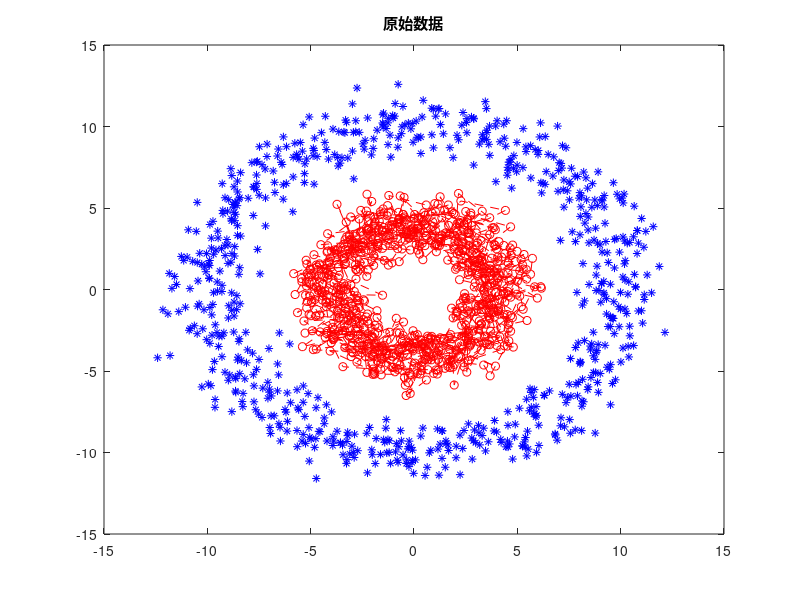
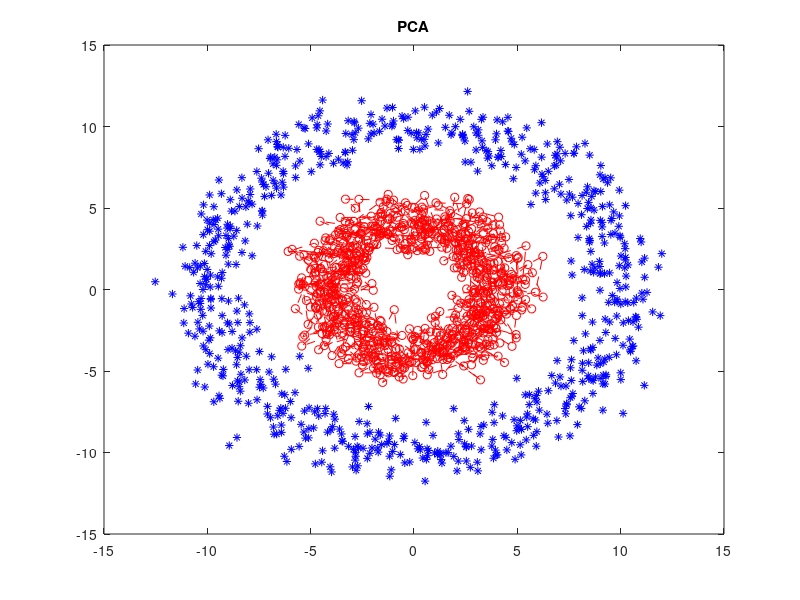
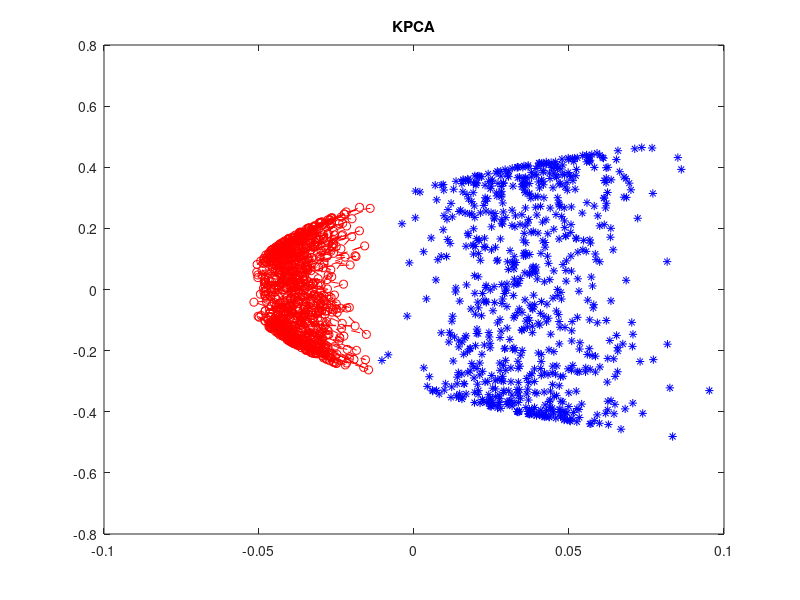
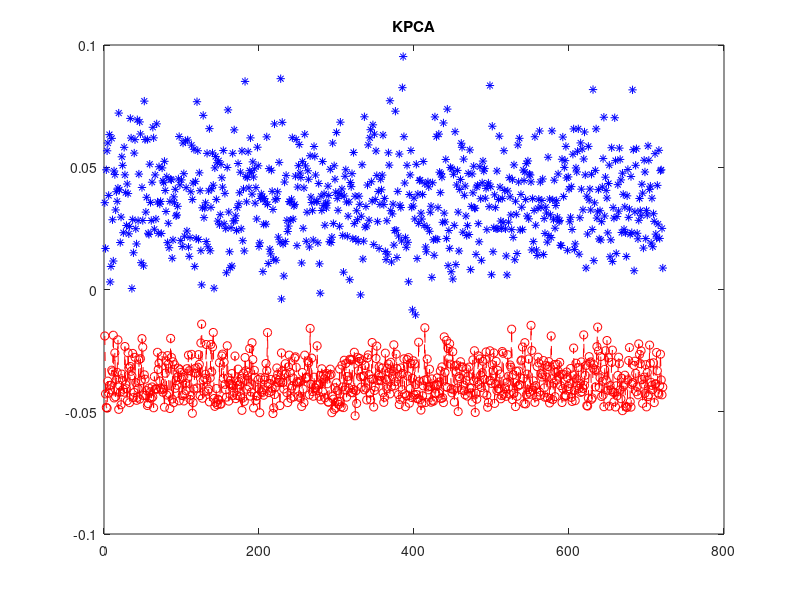

MATLAB code for these plots, in order:
clc
clear all

length1=4;
length2=10;
angel=[0:0.5:360];
len=size(angel,2);
theta=angel*2*pi/360;
x1=length1*cos(theta);
y1=length1*sin(theta);
x2=length2*cos(theta);
y2=length2*sin(theta);

for i=1:len 
    x1(1,i)=x1(1,i)+randn(1);
    y1(1,i)=y1(1,i)+randn(1);
    x2(1,i)=x2(1,i)+randn(1);
    y2(1,i)=y2(1,i)+randn(1);
end

data=[x1',y1';x2',y2'];

figure;
plot(data(1:len,1),data(1:len,2),'r--o');hold on
plot(data(len+1:end,1),data(len+1:end,2),'b*');
title('原始数据')

[COEFF,pdata]=pca(data);%PCA
figure;

plot(pdata(1:len,1),pdata(1:len,2),'r--o');hold on
plot(pdata(len+1:end,1),pdata(len+1:end,2),'b*');
title('PCA')

%KPCA参数
rbf_var=1000;
threshold = 90;

% 数据处理
patterns=data; 
num=size(patterns,1); %num是样本的个数
cov_size = num; %cov_size是样本的个数

% 计算核矩阵
K=zeros(cov_size,cov_size);
for i=1:cov_size
    for j=i:cov_size
        K(i,j)=exp(-norm(patterns(i,:)-patterns(j,:))^2/rbf_var); %向量模的平方 核函数 rbf_var 
        K(j,i)=K(i,j);
    end
end

c=1/cov_size;%常数系数

% 求中心化矩阵
K_n=c*(eye(cov_size)-c*c*ones(cov_size,cov_size))*K;

% 特征值分解
[evectors_1,evalues_1]=eig(K_n);%求中心化K矩阵的特征值和特征向量
[x,index_1]=sort(real(diag(evalues_1)));%sort每行按从小到大排序，x为排序后结果，index为索引 diag是取对角线上的元素 real是取实部 对特征值进行排序
evalues=flipud(x) ;%flipud函数实现矩阵的上下翻转 翻转特征值，使其从大到小排序
index_1=flipud(index_1);%同样翻转索引

% 将特征向量按特征值的大小顺序排序
evectors=evectors_1(:,index_1);%每列为一个特征向量

% 计算归一化系数
coefficient=ones(cov_size,1)./sqrt(real(diag(evectors'*K*evectors)));

% 计算Up矩阵
Up=real(coefficient'.*evectors);

% 提取主成分  主成分所占的百分比>threshold
percentage=100*cumsum(evalues)./sum(evalues);%求得特征值累计所占百分比
index=find(percentage>threshold);%找到大于阈值的索引号
% kpcadata=zeros(cov_size,index(1)); %train_num是训练样本的个数 index(1)代表第一个方差贡献率达到threshold的特征值索引

% 将训练数据进行映射，达到降维的目的！
kpcadata=(K-c*ones(cov_size,cov_size)*K)*Up(:,1:index(1));


figure;
plot(kpcadata(1:len,1),kpcadata(1:len,2),'r--o');hold on
plot(kpcadata(len+1:end,1),kpcadata(len+1:end,2),'b*');
title('KPCA')

figure;
plot(kpcadata(1:len,1),'r--o');hold on
plot(kpcadata(len+1:end,1),'b*');
title('KPCA')